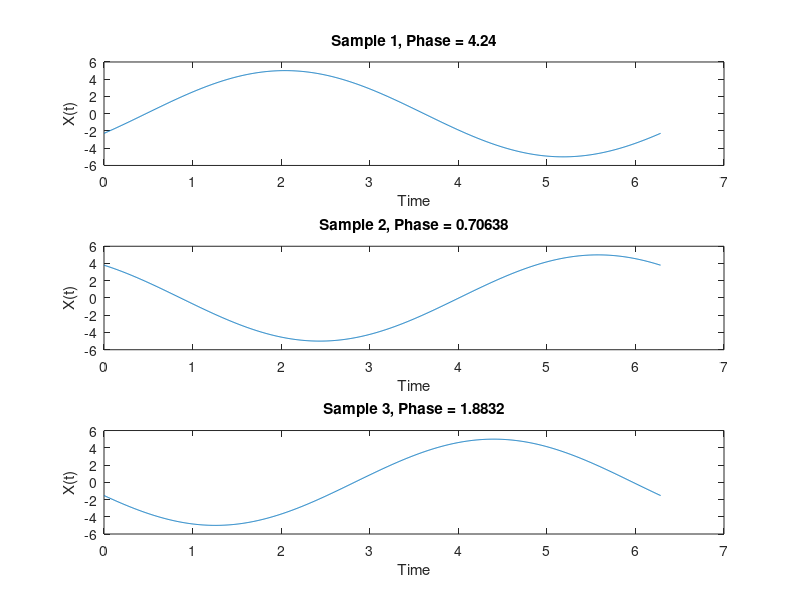

The MATLAB script that drew this image:
% 设置参数
num_samples = 3;  % 样本数量
t = linspace(0, 2*pi, 1000);  % 时间范围

% 生成三个样本函数
for i = 1:num_samples
    % 生成随机相位o
    o = 2*pi*rand();
    
    % 生成对应的信号样本
    X = 5 * cos(t + o);
    
    % 绘制图形
    subplot(num_samples, 1, i);
    plot(t, X);
    title(['Sample ', num2str(i), ', Phase = ', num2str(o)]);
    xlabel('Time');
    ylabel('X(t)');
end
%%此代码使用rand函数在区间(0, 1)上生成均匀分布的随机数，并通过乘以2*pi将其映射到相位o在区间(0, 2*pi)上。然后，使用生成的相位值计算信号样本，并通过subplot在一个图中显示三个样本函数。每个子图的标题中包含相应的样本编号和相位值。